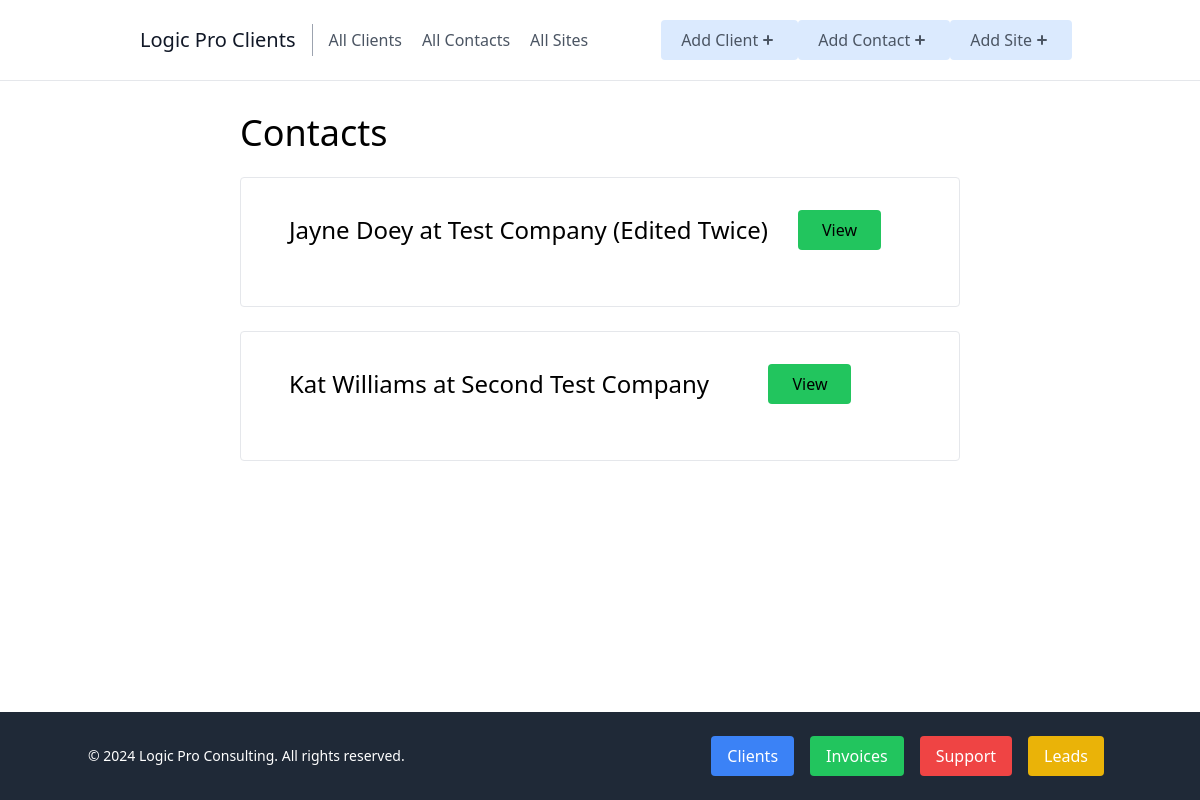
The app's page /clients/contacts/ with its own data.
### clients/models.py (models this page shows, shortened)
class Contact(models.Model):
    first_name = models.CharField(max_length=100)
    last_name = models.CharField(max_length=100)
    email = models.EmailField(max_length=100)
    job_title = models.CharField(max_length=100, default='N/A')
    office_phone = models.CharField(max_length=20)
    cell_phone = models.CharField(max_length=20)
    home_phone = models.CharField(max_length=20)
    created_at = models.DateTimeField(auto_now_add=True)
    updated_at = models.DateTimeField(auto_now=True)
    company = models.ForeignKey('Client', on_delete=models.CASCADE, related_name='company_account', null=True, blank=True)

class Client(models.Model):
    company = models.CharField(max_length=100)
    industry = models.CharField(max_length=100)
    hourly_rate = models.DecimalField(max_digits=5, decimal_places=2)
    created_at = models.DateTimeField(auto_now_add=True)
    updated_at = models.DateTimeField(auto_now=True)
    balance = models.DecimalField(max_digits=10, decimal_places=2, default=0, blank=True)
    contact = models.ForeignKey(Contact, on_delete=models.CASCADE, related_name='client_contact', null=True, blank=True)
    invoice_contact = models.ForeignKey(Contact, on_delete=models.CASCADE, related_name='invoice_contact', null=True, blank=True)

### clients/views.py (the view)
# urls.py: path('clients/contacts/', contact_index, name='contacts-home'),
def contact_index(request): # list of contacts
    contacts = Contact.objects.all()
    context = {
        'contacts': contacts
    }
    return render(request, 'clients/contact_index.html', context)

### clients/templates/clients/contact_index.html (shortened to what this page needs)
{% extends 'clients/_base.html' %}
{% block content %}
<div style="margin-bottom: 100px;" class="sm:w-2/3 mx-auto px-10">
    <h1 class="text-4xl mb-2">Contacts</h1>
    {% for contact in contacts %}
    <div class="border rounded px-12 py-8 my-6 hover:bg-gray-50">
        <div class="flex justify-between items-center pb-6">
            <p class="text-2xl">{{ contact.first_name }} {{ contact.last_name }} at {{ contact.company.company }}</p>
            <a href="{% url 'contact-detail' contact.pk %}"><p class="rounded bg-green-500 px-6 py-2">View</p></a>
        </div>
    </div>
    {% endfor %}
</div>
{% endblock content %}

### records on screen
Contact: first_name "Jayne", last_name "Doey", company.company "Test Company (Edited Twice)"
Contact: first_name "Kat", last_name "Williams", company.company "Second Test Company"
